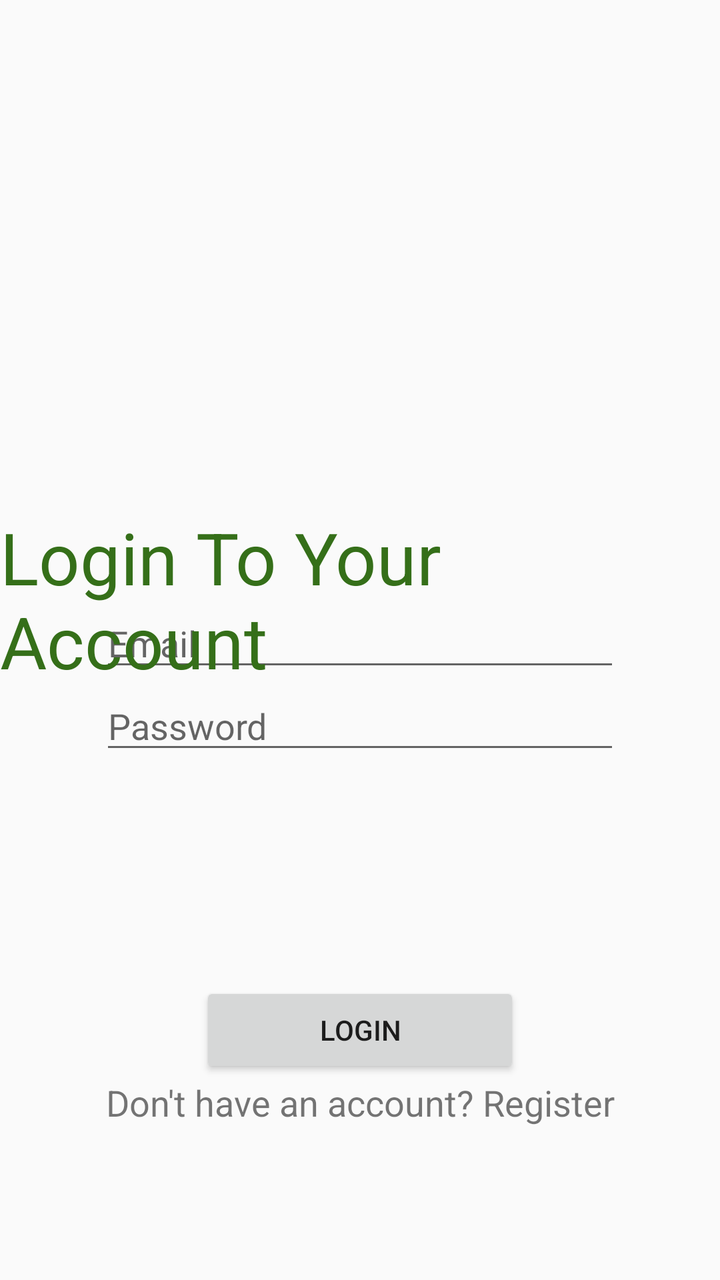
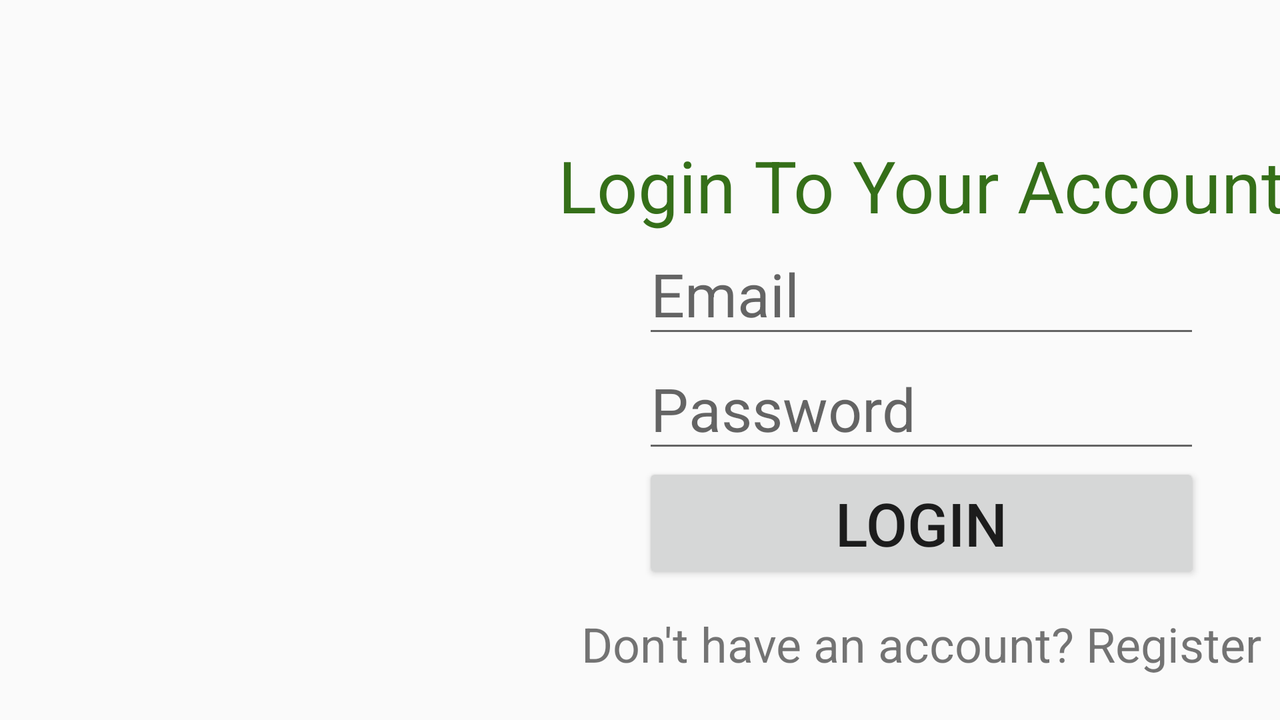

Compare how this app lays out the same screen by default and in its alternative resource folder. The renders come first, then the two layout files and the values they reference.
<!-- AndroidManifest.xml: activity theme AppTheme.NoActionBar -->
<!-- res/layout/activity_main.xml -->
<?xml version="1.0" encoding="utf-8"?>
<androidx.constraintlayout.widget.ConstraintLayout xmlns:android="http://schemas.android.com/apk/res/android"
    xmlns:app="http://schemas.android.com/apk/res-auto"
    xmlns:tools="http://schemas.android.com/tools"
    android:layout_width="match_parent"
    android:layout_height="match_parent"
    android:background="@drawable/bg"
    tools:context=".MainActivity">

    <ImageView
        android:id="@+id/imageView"
        android:layout_width="125dp"
        android:layout_height="125dp"
        android:layout_marginTop="64dp"
        app:layout_constraintDimensionRatio="2:2"
        app:layout_constraintEnd_toEndOf="parent"
        app:layout_constraintStart_toStartOf="parent"
        app:layout_constraintTop_toTopOf="parent"
        app:srcCompat="@drawable/ic_todo" />

    <EditText
        android:id="@+id/editText3"
        android:layout_width="0dp"
        android:layout_height="wrap_content"
        android:layout_marginStart="50dp"
        android:layout_marginLeft="50dp"
        android:layout_marginEnd="50dp"
        android:layout_marginRight="50dp"
        android:ems="10"
        android:hint="@string/email"
        android:inputType="textEmailAddress"
        app:layout_constraintBottom_toBottomOf="parent"
        app:layout_constraintEnd_toEndOf="parent"
        app:layout_constraintHorizontal_bias="0.503"
        app:layout_constraintStart_toStartOf="parent"
        app:layout_constraintTop_toTopOf="parent" />

    <EditText
        android:id="@+id/editText4"
        android:layout_width="0dp"
        android:layout_height="wrap_content"
        android:layout_marginStart="50dp"
        android:layout_marginLeft="50dp"
        android:layout_marginEnd="50dp"
        android:layout_marginRight="50dp"
        android:ems="10"
        android:hint="@string/password"
        android:inputType="textPassword"
        app:layout_constraintEnd_toEndOf="parent"
        app:layout_constraintStart_toStartOf="parent"
        app:layout_constraintTop_toBottomOf="@+id/editText3" />

    <Button
        android:id="@+id/button"
        android:layout_width="match_parent"
        android:layout_height="wrap_content"
        android:layout_marginStart="100dp"
        android:layout_marginLeft="100dp"
        android:layout_marginTop="8dp"
        android:layout_marginEnd="100dp"
        android:layout_marginRight="100dp"
        android:text="@string/login"
        app:layout_constraintBottom_toBottomOf="parent"
        app:layout_constraintDimensionRatio="w,10:1"
        app:layout_constraintEnd_toEndOf="parent"
        app:layout_constraintHorizontal_bias="0.503"
        app:layout_constraintStart_toStartOf="parent"
        app:layout_constraintTop_toBottomOf="@+id/editText4" />

    <TextView
        android:id="@+id/textView5"
        android:layout_width="wrap_content"
        android:layout_height="wrap_content"
        android:text="@string/don_t_have_an_account_register"
        android:textSize="18sp"
        app:layout_constraintEnd_toEndOf="parent"
        app:layout_constraintStart_toStartOf="parent"
        app:layout_constraintTop_toBottomOf="@+id/button" />

    <TextView
        android:id="@+id/textView6"
        android:layout_width="wrap_content"
        android:layout_height="wrap_content"
        android:text="@string/login_to_your_account"
        android:textColor="#356f19"
        android:textSize="36sp"
        app:layout_constraintBottom_toBottomOf="parent"
        app:layout_constraintEnd_toEndOf="parent"
        app:layout_constraintStart_toStartOf="parent"
        app:layout_constraintTop_toBottomOf="@+id/imageView"
        app:layout_constraintVertical_bias="0.181"
        tools:ignore="MissingConstraints" />

</androidx.constraintlayout.widget.ConstraintLayout>
<!-- resources referenced by this layout -->
<resources>
  <string name="don_t_have_an_account_register">Don\'t have an account? Register</string>
  <string name="email">Email</string>
  <string name="login">LOGIN</string>
  <string name="login_to_your_account">Login To Your Account</string>
  <string name="password">Password</string>
  <style name="AppTheme.NoActionBar">
          <item name="windowActionBar">false</item>
          <item name="windowNoTitle">true</item>
      </style>
</resources>
<!-- res/layout-land/activity_main.xml (the repository's variant of the layout above) -->
<!-- drawn on the phone turned sideways -->
<?xml version="1.0" encoding="utf-8"?>
<androidx.constraintlayout.widget.ConstraintLayout xmlns:android="http://schemas.android.com/apk/res/android"
    xmlns:app="http://schemas.android.com/apk/res-auto"
    xmlns:tools="http://schemas.android.com/tools"
    android:layout_width="match_parent"
    android:layout_height="match_parent"
    android:background="@drawable/bg"
    tools:context=".MainActivity">

    <ImageView
        android:id="@+id/imageView"
        android:layout_width="250dp"
        android:layout_height="250dp"
        app:layout_constraintBottom_toBottomOf="parent"
        app:layout_constraintDimensionRatio="4:4"
        app:layout_constraintEnd_toEndOf="parent"
        app:layout_constraintHorizontal_bias="0.08"
        app:layout_constraintStart_toStartOf="parent"
        app:layout_constraintTop_toTopOf="parent"
        app:layout_constraintVertical_bias="0.19999999"
        app:srcCompat="@drawable/ic_todo" />

    <EditText
        android:id="@+id/editText3"
        android:layout_width="0dp"
        android:layout_height="wrap_content"
        android:layout_marginStart="40dp"
        android:layout_marginLeft="40dp"
        android:layout_marginEnd="40dp"
        android:layout_marginRight="40dp"
        android:ems="10"
        android:hint="@string/email"
        android:inputType="textEmailAddress"
        android:textSize="30sp"
        app:layout_constraintBottom_toTopOf="@+id/editText4"
        app:layout_constraintEnd_toEndOf="parent"
        app:layout_constraintHorizontal_bias="0.5"
        app:layout_constraintStart_toEndOf="@+id/imageView"
        app:layout_constraintTop_toBottomOf="@+id/textView6" />

    <EditText
        android:id="@+id/editText4"
        android:layout_width="0dp"
        android:layout_height="wrap_content"
        android:layout_marginStart="40dp"
        android:layout_marginLeft="40dp"
        android:layout_marginEnd="40dp"
        android:layout_marginRight="40dp"
        android:ems="10"
        android:hint="@string/password"
        android:inputType="textPassword"
        android:textSize="30sp"
        app:layout_constraintBottom_toTopOf="@+id/button"
        app:layout_constraintEnd_toEndOf="parent"
        app:layout_constraintHorizontal_bias="0.5"
        app:layout_constraintStart_toEndOf="@+id/imageView"
        app:layout_constraintTop_toBottomOf="@+id/editText3" />

    <Button
        android:id="@+id/button"
        android:layout_width="0dp"
        android:layout_height="wrap_content"
        android:layout_marginStart="40dp"
        android:layout_marginLeft="40dp"
        android:layout_marginEnd="40dp"
        android:layout_marginRight="40dp"
        android:text="@string/login"
        android:textSize="30sp"
        app:layout_constraintBottom_toBottomOf="parent"
        app:layout_constraintEnd_toEndOf="parent"
        app:layout_constraintStart_toEndOf="@+id/imageView"
        app:layout_constraintTop_toBottomOf="@+id/editText4" />

    <TextView
        android:id="@+id/textView5"
        android:layout_width="wrap_content"
        android:layout_height="wrap_content"
        android:layout_marginStart="8dp"
        android:layout_marginLeft="8dp"
        android:layout_marginEnd="8dp"
        android:layout_marginRight="8dp"
        android:layout_marginBottom="8dp"
        android:text="@string/don_t_have_an_account_register"
        android:textSize="24sp"
        app:layout_constraintBottom_toBottomOf="parent"
        app:layout_constraintEnd_toEndOf="parent"
        app:layout_constraintStart_toEndOf="@+id/imageView"
        app:layout_constraintTop_toBottomOf="@+id/button" />

    <TextView
        android:id="@+id/textView6"
        android:layout_width="wrap_content"
        android:layout_height="wrap_content"
        android:layout_marginStart="50dp"
        android:layout_marginLeft="50dp"
        android:layout_marginEnd="50dp"
        android:layout_marginRight="50dp"
        android:text="@string/login_to_your_account"
        android:textColor="#356f19"
        android:textSize="36sp"
        app:layout_constraintBottom_toTopOf="@+id/editText3"
        app:layout_constraintEnd_toEndOf="parent"
        app:layout_constraintHorizontal_bias="0.5"
        app:layout_constraintStart_toEndOf="@+id/imageView"
        app:layout_constraintTop_toTopOf="parent"
        app:layout_constraintVertical_chainStyle="packed" />

    <androidx.constraintlayout.widget.Group
        android:id="@+id/group"
        android:layout_width="wrap_content"
        android:layout_height="wrap_content" />

</androidx.constraintlayout.widget.ConstraintLayout>
